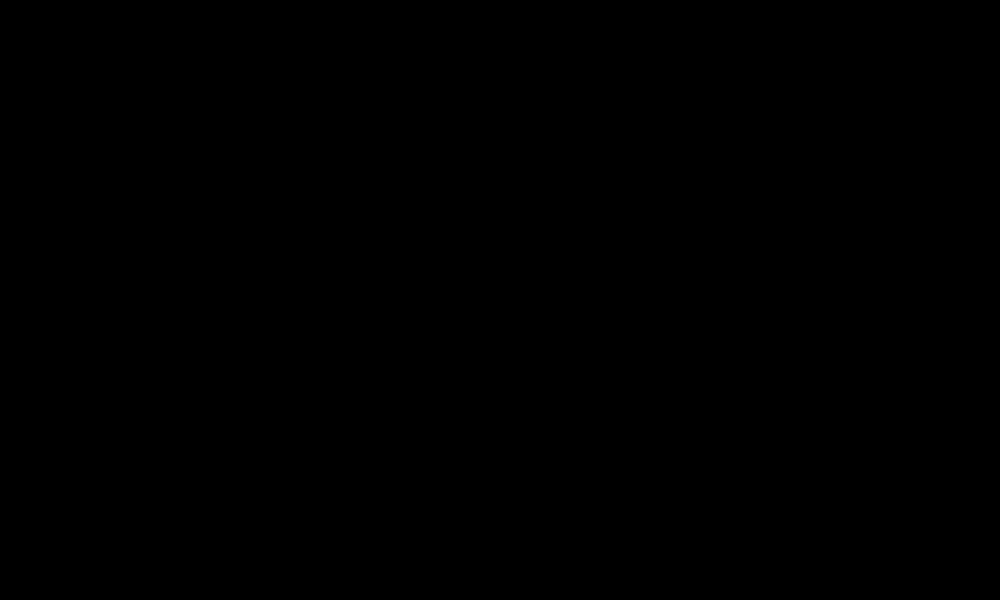
Frame 1 (no input)
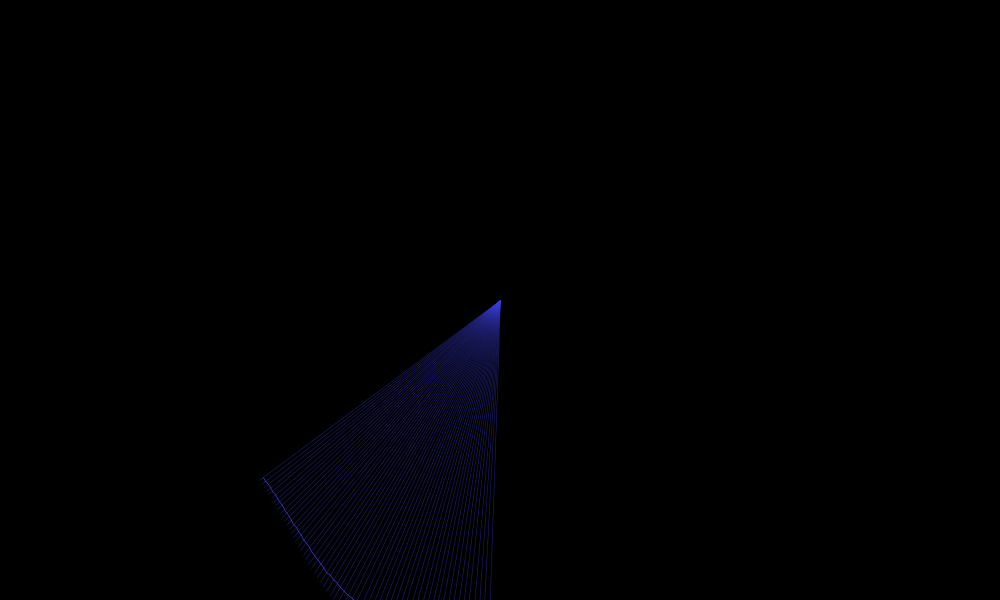
Frame 60 (the mouse pressed at the canvas centre just before this capture)
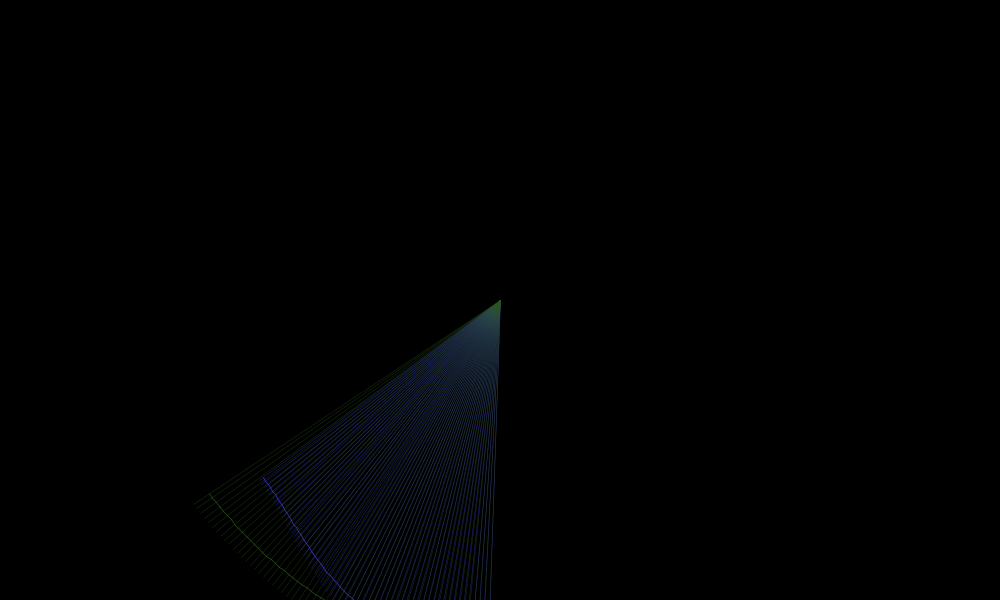
Frame 120 (the mouse held since frame 60 and released just before this capture)

The Processing sketch that drew these frames (run headless with seeded random() and noise(); from frame 60 on, the mouse is pressed at the canvas centre):

// Processing sketch: abandonedart_100_Butterfly
// ── abandonedart_100_Butterfly.pde
// May 2010
// http://www.abandonedart.org
// http://www.zenbullets.com
//
// This work is licensed under a Creative Commons 3.0 License.
// (Attribution - NonCommerical - ShareAlike)
// http://creativecommons.org/licenses/by-nc-sa/3.0/
// 
// This basically means, you are free to use it as long as you:
// 1. give http://www.zenbullets.com a credit
// 2. don't use it for commercial gain
// 3. share anything you create with it in the same way I have
//
// These conditions can be waived if you want to do something groovy with it 
// though, so feel free to email me via http://www.zenbullets.com


//================================= global vars

int _num = 1;    
Circle[] pArr = new Circle[_num];

//================================= init

void setup() {
  size(1000, 600);
  smooth(); 
  frameRate(240);
  background(0);
  for (int i=0;i<_num;i++) {
    pArr[i] = new Circle(i);
    pArr[i].init(width/2, height/2);
  }
}

void clearBackground() {
  fill(0,120);
  noStroke();
  rect(0,0,width,height);
  noFill();
}

//================================= frame loop

void draw() {
  for (int i=0;i<_num;i++) {
    pArr[i].update();
  }
}



//================================= interaction

void mousePressed() { 
  background(0);
  for (int i=0;i<_num;i++) {
    pArr[i].init(mouseX, mouseY);
  }
}


//================================= objects


class Circle {
  int id;
  float angnoise, radiusnoise;
  float widnoise, heinoise;
  float angle = 0;
  float radius = 100;
  float centreX = width/2;
  float centreY = height/2;
  float strokeCol = 254;
  float g, b;
  float lastX = 9999;
  float lastY, lastAng;
  float lastOuterX, lastOuterY;
  
  Circle (int num) {
    id = num;
  }
  
  void init(float ex, float why) {
    centreX = ex;
    centreY = why;
  
    noiseSeed(int(random(1000)));
    angnoise = random(10);
    lastX = 9999;
    strokeCol = random(1) + 0.5;
    g = random(255); 
    b = random(255);
    angle = 0;
  }
  
  void update() {
    float radnoise;
    if (angle > 180) {
      radnoise = (angle+1)/360 * strokeCol;
    } else {
      radnoise = ((360-angle)+1)/360 * strokeCol;
    }
    radius = (noise(radnoise) * (width/1.8));
    
    angle += (noise(radnoise) * 1.5);
    if (angle > 360) { 
      angle -= 360;
      strokeCol++; 
      clearBackground();
    } else if (angle < 0) { 
      angle += 360; 
      strokeCol++; 
      clearBackground();
    }
    
    float wid = (noise(radnoise) * 150) - 75;
    float rad = radians(angle + 90);
    float x1 = centreX + (radius * cos(rad));
    float y1 = centreY + (radius * sin(rad));
    
    float outerRadius = radius + wid;
    float outerX = centreX + (outerRadius * cos(rad));
    float outerY = centreY + (outerRadius * sin(rad));
    
    
    
    if (strokeCol > 10) {
       init(centreX, centreY); 
       if (random(2) > 1) {
         b += 40;
         if (b > 250) { b = 0; }
       } else {
         g += 40;
         if (g > 250) { g = 0; }
       }
    }
    
    if (lastX < 9999) {
      strokeWeight(0.7);
      stroke(strokeCol * 40, g, b, 250);
      line(x1, y1, lastX, lastY);
      strokeWeight(0.5);
      stroke(strokeCol * 40, g, b, 150);
      line(centreX, centreY, outerX, outerY);
    }
    
    lastX = x1;
    lastY = y1;
    lastOuterX = outerX;
    lastOuterY = outerY;
  }
  
}
